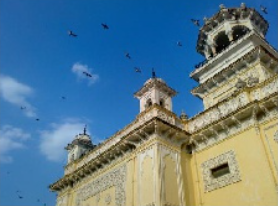
#> input picture 计算机视觉/exp3/home_color.png, 278 x 206 px
$ python 2.py
#> lines starting #> are read from the running program, lines starting #| are printed output that depends on the picture
import cv2
import numpy as np
import matplotlib
import sys
import os

# 强制使用非Tk后端
matplotlib.use('Agg')  # 使用纯图像后端
import matplotlib.pyplot as plt

# 1. 读取彩色图像 (改为PNG格式)
image_path = 'home_color.png'
if not os.path.exists(image_path):
    # 尝试JPEG格式作为备选
    image_path = 'home_color.jpg'
    if not os.path.exists(image_path):
        print(f"错误: 无法找到 {image_path}", file=sys.stderr)
        sys.exit(1)

img_color = cv2.imread(image_path)
#> img_color is the input picture: shape (206, 278, 3); mean B, G, R 141, 124.4, 92.7
if img_color is None:
    print(f"错误: 无法加载 {image_path}", file=sys.stderr)
    sys.exit(1)

# 转换为RGB格式
img_rgb = cv2.cvtColor(img_color, cv2.COLOR_BGR2RGB)

# 2. 灰度化并绘制直方图
img_gray = cv2.cvtColor(img_color, cv2.COLOR_BGR2GRAY)

# 创建结果图像 - 调整为更合适的尺寸
result_image = np.zeros((900, 1200, 3), dtype=np.uint8) + 255  # 白色背景


# 修复fig_to_cv2函数
def fig_to_cv2(fig):
    fig.canvas.draw()
    # 获取RGBA缓冲区的宽度和高度
    w, h = fig.canvas.get_width_height()

    # 使用buffer_rgba获取图像数据
    buf = fig.canvas.buffer_rgba()
    data = np.frombuffer(buf, dtype=np.uint8)
    data = data.reshape((h, w, 4))  # RGBA格式

    # 转换为BGR格式并去除alpha通道
    return cv2.cvtColor(data, cv2.COLOR_RGBA2BGR)


# 2.1 灰度图及其直方图
fig1 = plt.figure(figsize=(12, 5))
ax1 = fig1.add_subplot(121)
ax1.imshow(img_gray, cmap='gray')
ax1.set_title('Grayscale Image')
ax1.axis('off')

ax2 = fig1.add_subplot(122)
ax2.hist(img_gray.ravel(), bins=256, range=[0, 256], color='gray')
ax2.set_title('Grayscale Histogram')
ax2.set_xlabel('Pixel Value')
ax2.set_ylabel('Frequency')
plt.tight_layout()
gray_result = fig_to_cv2(fig1)
plt.close(fig1)
#> figure, not shown here; panel 2: tallest bar 1047 high, from x = 111 to 112

# 调整大小以适应布局
gray_result_resized = cv2.resize(gray_result, (550, 350))
result_image[50:400, 50:600] = gray_result_resized

# 3. 彩色直方图
fig2 = plt.figure(figsize=(12, 5))
ax3 = fig2.add_subplot(121)
ax3.imshow(img_rgb)
ax3.set_title('Color Image')
ax3.axis('off')

ax4 = fig2.add_subplot(122)
colors = ('b', 'g', 'r')
for i, col in enumerate(colors):
    hist = cv2.calcHist([img_rgb], [i], None, [256], [0, 256])
    ax4.plot(hist, color=col)
ax4.set_title('Color Histogram')
ax4.set_xlabel('Pixel Value')
ax4.set_ylabel('Frequency')
plt.tight_layout()
color_result = fig_to_cv2(fig2)
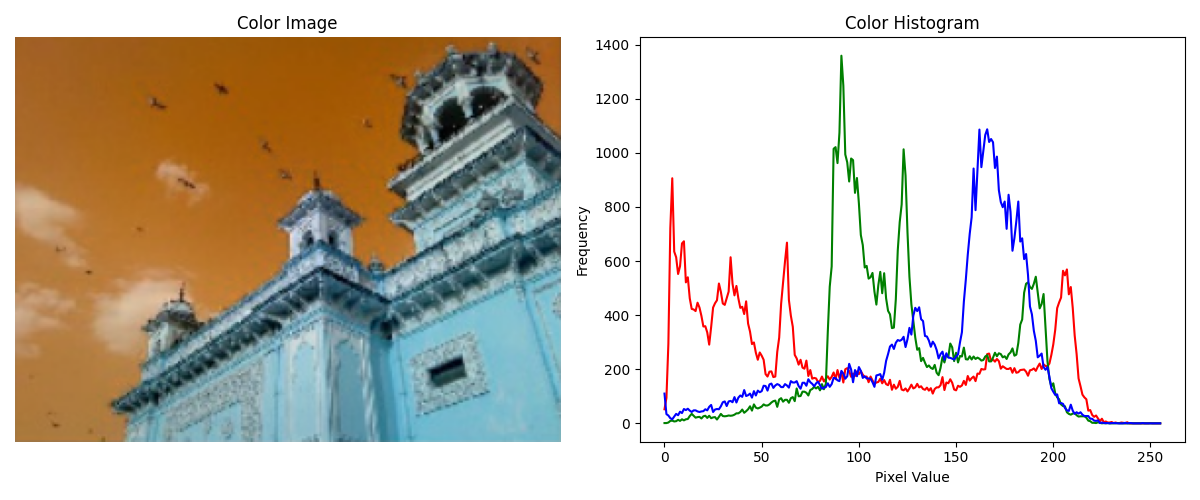
#> color_result: shape (500, 1200, 3); mean R, G, B 207.8, 200.9, 189.8
plt.close(fig2)
#> figure, not shown here; panel 2: curve peaks at x = 4, y = 906; panel 2: curve peaks at x = 91, y = 1359; panel 2: curve peaks at x = 166, y = 1087

# 调整大小以适应布局
color_result_resized = cv2.resize(color_result, (550, 350))
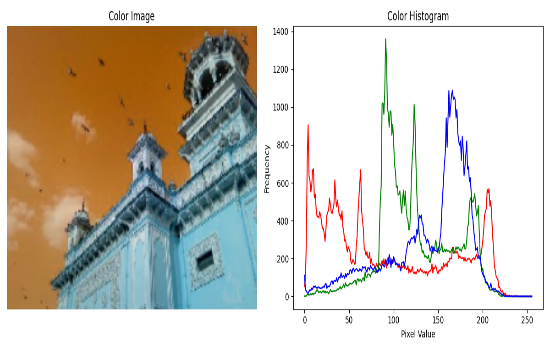
#> color_result_resized: shape (350, 550, 3); mean R, G, B 207.6, 200.7, 189.7
result_image[50:400, 600:1150] = color_result_resized
#> result_image: shape (900, 1200, 3); mean R, G, B 236.2, 235, 233

# 4. ROI处理
# 获取图像尺寸
h, w = img_rgb.shape[:2]
#> h = 206; w = 278

# 定义ROI区域，确保在图像范围内
roi_x1, roi_x2 = max(0, min(50, w - 10)), min(w, max(100, 60))  # x:50-100
#> roi_x1 = 50; roi_x2 = 100
roi_y1, roi_y2 = max(0, min(100, h - 10)), min(h, max(200, 110))  # y:100-200
#> roi_y1 = 100; roi_y2 = 200

roi = img_rgb[roi_y1:roi_y2, roi_x1:roi_x2]

# 创建ROI的mask
mask = np.zeros(img_gray.shape[:2], dtype=np.uint8)
mask[roi_y1:roi_y2, roi_x1:roi_x2] = 255

# 提取ROI区域
roi_masked = cv2.bitwise_and(img_rgb, img_rgb, mask=mask)
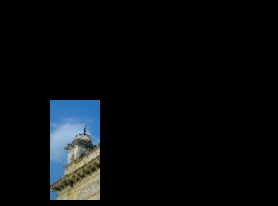
#> roi_masked: shape (206, 278, 3); mean R, G, B 9.1, 11.5, 13

# 4.1 原始图像（标记ROI区域）
img_rgb_with_roi = img_rgb.copy()
cv2.rectangle(img_rgb_with_roi, (roi_x1, roi_y1), (roi_x2, roi_y2), (255, 0, 0), 2)
#> img_rgb_with_roi: shape (206, 278, 3); mean R, G, B 95.1, 122.2, 138.5

# 创建ROI分析图像
roi_display = np.zeros((350, 850, 3), dtype=np.uint8) + 255

# 添加所有ROI分析结果
roi_display[10:160, 10:260] = cv2.resize(img_rgb_with_roi, (250, 150))
cv2.putText(roi_display, 'Original w/ROI', (20, 180), cv2.FONT_HERSHEY_SIMPLEX, 0.5, (0, 0, 0), 1)

roi_display[10:160, 290:540] = cv2.resize(cv2.cvtColor(mask, cv2.COLOR_GRAY2BGR), (250, 150))
cv2.putText(roi_display, 'ROI Mask', (300, 180), cv2.FONT_HERSHEY_SIMPLEX, 0.5, (0, 0, 0), 1)

roi_display[10:160, 570:820] = cv2.resize(roi_masked, (250, 150))
cv2.putText(roi_display, 'Extracted ROI', (580, 180), cv2.FONT_HERSHEY_SIMPLEX, 0.5, (0, 0, 0), 1)

# ROI直方图
fig3 = plt.figure(figsize=(8, 3))
for i, col in enumerate(colors):
    hist = cv2.calcHist([roi], [i], None, [256], [0, 256])
    plt.plot(hist, color=col)
plt.title('ROI Color Histogram')
plt.xlabel('Pixel Value')
plt.ylabel('Frequency')
plt.tight_layout()
roi_hist = fig_to_cv2(fig3)
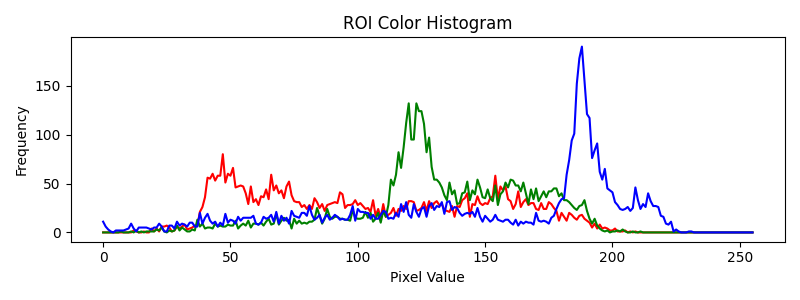
#> roi_hist: shape (300, 800, 3); mean R, G, B 245.1, 244.2, 246.1
plt.close(fig3)
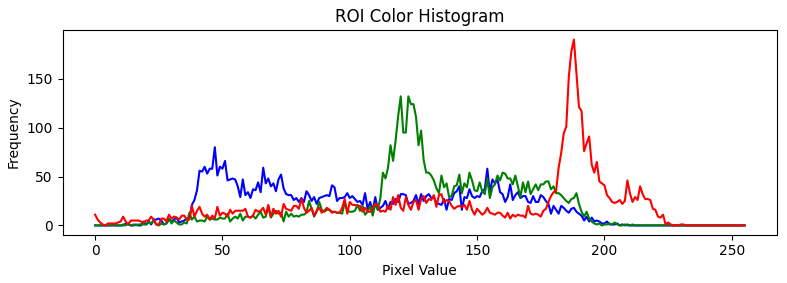
#> figure drawn by matplotlib, 1 panel; curve peaks at x = 47, y = 80; curve peaks at x = 120, y = 132; curve peaks at x = 188, y = 190

roi_display[170:330, 100:750] = cv2.resize(roi_hist, (650, 160))
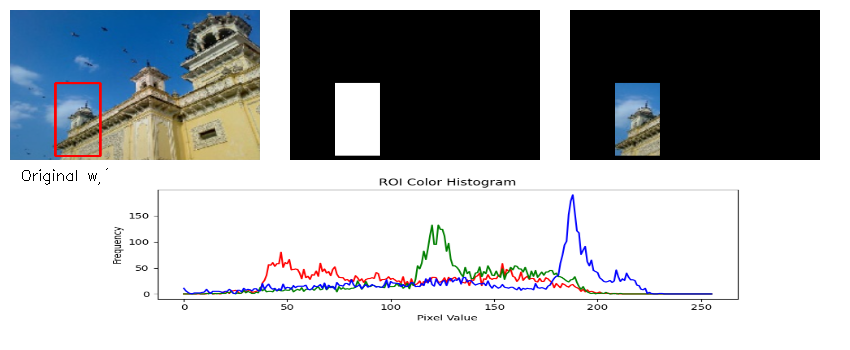
#> roi_display: shape (350, 850, 3); mean R, G, B 171, 174.4, 177.3

# 添加到最终结果
result_image[420:770, 175:1025] = roi_display

# 添加标题
cv2.putText(result_image, 'Histogram Comparison', (400, 30),
            cv2.FONT_HERSHEY_SIMPLEX, 0.8, (0, 0, 0), 2)
cv2.putText(result_image, 'ROI Analysis', (500, 400),
            cv2.FONT_HERSHEY_SIMPLEX, 0.8, (0, 0, 0), 2)
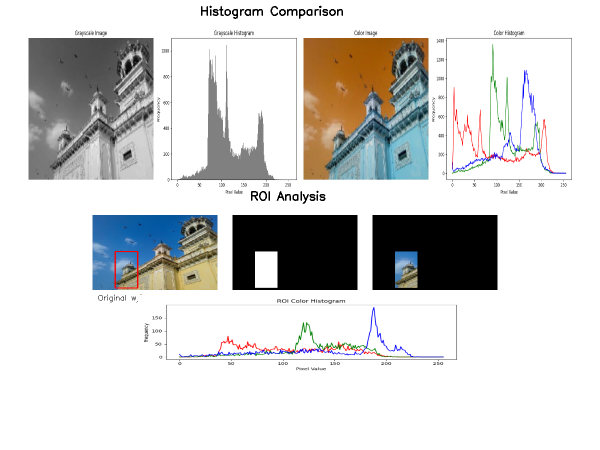
#> result_image: shape (900, 1200, 3) (shown at 1/2 size); mean R, G, B 212.3, 212.1, 210.9

# 保存并显示结果
output_file = 'result_visualization.jpg'
cv2.imwrite(output_file, result_image)
print(f"结果已保存至 {output_file}")

# 使用OpenCV显示结果
cv2.namedWindow('Computer Vision Experiment Results', cv2.WINDOW_NORMAL)
cv2.resizeWindow('Computer Vision Experiment Results', 1000, 700)  # 更合理的窗口尺寸
cv2.imshow('Computer Vision Experiment Results', result_image)
cv2.waitKey(0)
cv2.destroyAllWindows()

$ run again, with 计算机视觉/exp3/ysl.jpg saved as 计算机视觉/exp3/home_color.png
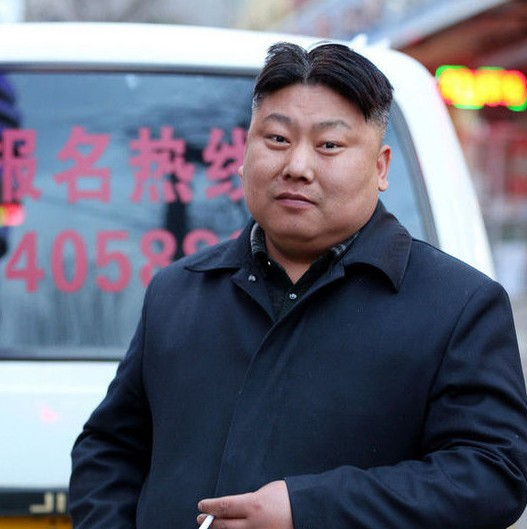
#> input picture 计算机视觉/exp3/ysl.jpg, 527 x 529 px
#> img_color is the input picture: shape (529, 527, 3); mean B, G, R 119.8, 104.2, 101.9
#> img_rgb_with_roi: shape (529, 527, 3); mean R, G, B 102.3, 103.8, 119.2
#> `roi_display[170:330, 100:750] = cv2.resize(roi_hist, (650, 160))`:
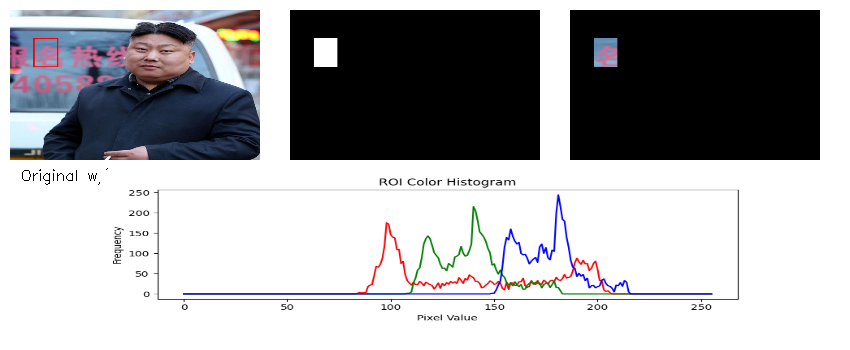
#> roi_display: shape (350, 850, 3); mean R, G, B 169.2, 169, 171.7
#> `cv2.putText(result_image, 'ROI Analysis', (500, 400), cv2.FONT_HERSHEY..`:
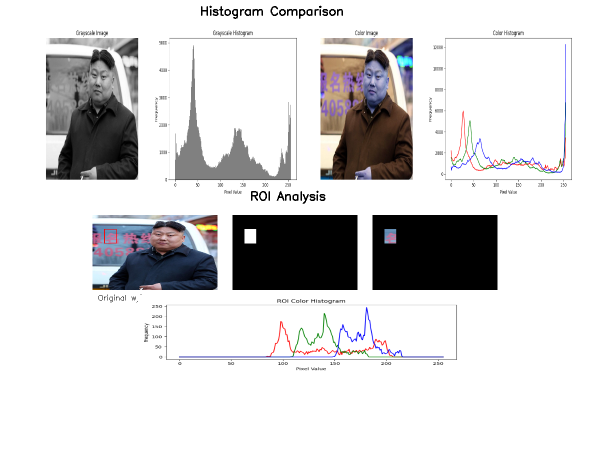
#> result_image: shape (900, 1200, 3) (shown at 1/2 size); mean R, G, B 214.2, 213.3, 214
